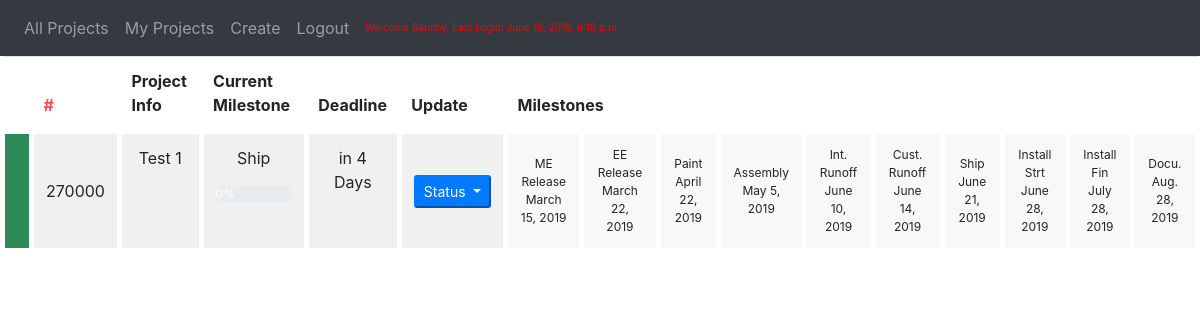
The page /projects/ (signed in) on the database as committed earlier.
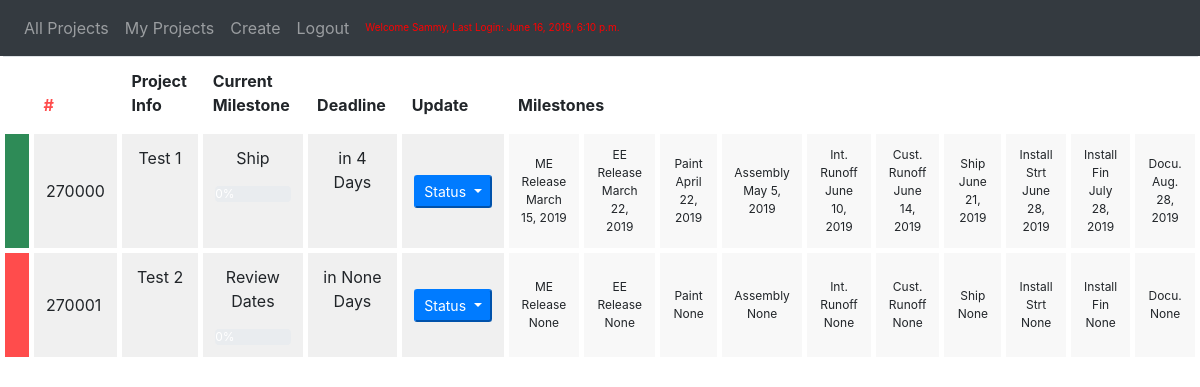
The same page on the database as committed later.
### projects/models.py (models this page shows, shortened)
class Project(models.Model):
    STATUS_CHOICES = (
        ('offtrack', 'Off Track'),
        ('onwatch','On Watch'),
        ('onhold','On Hold'),
        ('update', 'Update')
    )
    projectnumber = models.IntegerField()
    projectname = models.CharField(max_length=100)
    engineering_start = models.DateField(blank=True, null = True)
    Mechanical_Release = models.DateField(blank=True, null = True)
    mechanicalreleasecomplete = models.BooleanField(default=False)
    Electrical_Release = models.DateField(blank=True, null = True)
    electricalreleasecomplete = models.BooleanField(default=False)
    Manufacturing = models.DateField(blank=True, null = True)
    manufacturingcomplete = models.BooleanField(default=False)
    Finishing = models.DateField(blank=True, null = True)
    finishingcomplete = models.BooleanField(default=False)
    Assembly = models.DateField(blank=True, null = True)
    assemblycomplete = models.BooleanField(default=False)
    Integration = models.DateField(blank=True, null = True)
    integrationcomplete = models.BooleanField(default=False)
    Internal_Runoff = models.DateField(blank=True, null = True)
    internalrunoffcomplete = models.BooleanField(default=False)
    Customer_Runoff = models.DateField(blank=True, null = True)
    customerrunoffcomplete = models.BooleanField(default=False)
    Ship = models.DateField(blank=True, null = True)
    shipcomplete = models.BooleanField(default=False)
    Install_Start = models.DateField(blank=True, null = True)
    installstartcomplete = models.BooleanField(default=False)
    Install_Finish = models.DateField(blank=True, null = True)
    installfinishcomplete = models.BooleanField(default=False)
    Documentation = models.DateField(blank=True, null = True)
    documentationcomplete = models.BooleanField(default=False)
    Status = models.CharField(max_length=10, choices=STATUS_CHOICES, default='OT')
    iscurrent = models.BooleanField(default=True, null = True)
    projectmanager = models.ForeignKey(User, null=True, on_delete = models.SET_NULL)
    lastupdated = models.DateField(default = datetime(2015, 10, 21), null = True)
    def __str__(self):
        return self.projectname
    def progress(self):
        if self.Documentation and self.engineering_start:
            return round(100-(int(self.busdays_between(date.today(), self.Documentation))/int(self.busdays_between(self.engineering_start, self.Documentation)))*100, 0)
        else:
            return 0
    def milestones(self):
        list_milestones = ['engineering_start', \
        'Mechanical_Release',\
        'Electrical_Release', \
        'Manufacturing',\
        'Finishing',\
        'Assembly',\
        'Integration',\
        'Internal_Runoff', \
        'Customer_Runoff', \
        'Ship', \
        'Install_Start', \
        'Install_Finish', \
        'Documentation', \
        ]
        dict_project = self.__dict__
        dict_milestones = {}
        for i in range(1,len(list_milestones)):
            start = dict_project[list_milestones[i-1]]
            end = dict_project[list_milestones[i]]
            duration = self.busdays_between(end, start)
            dict_milestones[list_milestones[i]] = {'start': start, 'end': end, 'duration': duration}
        return dict_milestones
    def phases(self):
        phases = {'Project': ['engineering_start', 'Documentation'], \
        'Mechanical_Engineering': ['engineering_start', 'Mechanical_Release'], \
        'Electrical_Engineering': ['Mechanical_Release', 'Electrical_Release'], \
        'Manufacturing': ['Electrical_Release', 'Finishing'], \
        'Assembly': ['Finishing', 'Assembly'], \
        'Integration': ['Assembly', 'Customer_Runoff'], \
        'Installation': ['Install_Start', 'Install_Finish'], \
        'Documentation': ['Install_Finish', 'Documentation'], \
        }
        project = self.__dict__
        phase_calcs = {}
        for phase, value in phases.items():
            start = project[value[0]]
            end = project[value[-1]]
            duration = self.busdays_between(end, start)
            phase_calcs[phase] = {'start': start, 'end': end, 'duration': duration, 'hours': duration*8}
        return phase_calcs
    def current_milestone(self):
        project = self.milestones()
        today = date.today()
        milestone = {}
        for key, value in project.items():
            if value['end'] != None:
                value['days_until'] = self.busdays_between(value['end'], today)
                value['name'] = key
                if value['end'] > today:
                    return value
        if milestone == {}:
            milestone = {'name': 'Review Dates', 'start': None, 'end': 'Need to Update', 'duration': None, 'days_until': None}
            return milestone
    def current_phase(self):
        phases = self.phases()
        del phases['Project']
        today = date.today()
        status = {}
        for phase, info in phases.items():
            if info['start'] != None and info['end'] != None and info['duration'] != None:
                start = info['start']
                end = info['end']
                duration = info['duration']
                if today <= end:
                    status['current_phase'] = phase
                    status['start'] = info['start']
                    status['end'] = info['end']
                    if info['duration'] != 0:
                        percent_complete = int(round((self.busdays_between(today, start)/duration)*100))
                        if percent_complete >= 0:
                            status['progress'] = percent_complete
                            break
                        else:
                            status['progress'] = 0
                            break
                    else:
                        status['progress'] = 100
                        break
            else:
                return {'current_phase': None, 'start': None, 'end': None, 'progress': 0}
        return status
    def busdays_between(self, date1, date2):
        if isinstance(date1, date) and isinstance(date2, date):
            return np.busday_count(date2,date1)
        else:
            return("[ERROR: Need Dates To Calc]")

### projects/views.py (the view)
# urls.py: path('', views.index, name = "index"),
@login_required
def index(request):
    user = request.user
    projects_list = Project.objects.all().exclude(iscurrent=False)
    print(projects_list)
    num_proj = projects_list.count()
    context = {
        'projects': projects_list,
        'num_proj': num_proj,
        'today': date.today()
    }
    print(context['projects'])
    return render(request, "projects/main_page.html", context)

### projects/templates/projects/main_page.html (shortened to what this page needs)
{% extends "projects/base.html" %}
{% block main %}
    <table class="table main-table">
      <thead class="thead">
        <tr>
          <th></th>
          <th style="color: #ff4c4c;">#</th>
          <th>Project Info</th>
          <th>Current Milestone</th>
          <th>Deadline</th>
          <th>Update</th>
          <th colspan="10">Milestones</th>
        </tr>
      </thead>
      <tbody>
        {% for project in projects %}
          <tr>
            {% if project.Status == 'offtrack' %}
              <td style="background-color: #ff4c4c; vertical-align:middle"></td>
            {%elif project.onwatch%}
              <td style="background-color: #ffc966; vertical-align:middle"></td>
            {%else%}
              <td style="background-color: #2E8B57; vertical-align:middle"></td>
            {%endif%}
            <td style="text-align: left; vertical-align:middle">{{project.projectnumber}}</td>
            <td>{{project.projectname}}
            </td>
            <td>{{project.current_milestone.name}}
              <div style="vertical-align: bottom;" class="progress">
                <div class="progress-bar bg-primary" role="progressbar" style="width: {{project.current_phase.progress}}% ;" aria-valuenow="25" aria-valuemin="0" aria-valuemax="100">{{project.current_phase.progress}}%</div>
              </div></td>
            <td>in {{project.current_milestone.days_until}} Days</td>
            <td style="vertical-align: middle;">
              <div class="dropdown">
                <button class="btn-sm btn-primary dropdown-toggle" type="button" id="dropdownMenuButton" data-toggle="dropdown" aria-haspopup="true" aria-expanded="false">
                  Status
                </button>
              </td>
            {% if project.mechanicalreleasecomplete %}
              <td class="milestoneval" style="background-color: #2E8B57; vertical-align:middle"><a class="cellheader">ME Release</a><br>{{project.Mechanical_Release}}</td>
            {%else%}
              <td class="milestoneval" style="vertical-align:middle"><a class="cellheader">ME Release</a><br>{{project.Mechanical_Release}}</td>
            {% endif %}
            <td class="milestoneval" style="vertical-align:middle"><a class="cellheader">EE Release</a><br>{{project.Electrical_Release}}</td>
            <td class="milestoneval" style="vertical-align:middle"><a class="cellheader">Paint</a><br>{{project.Finishing}}</td>
            <td class="milestoneval" style="vertical-align:middle"><a class="cellheader">Assembly</a><br>{{project.Assembly}}</td>
            <td class="milestoneval" style="vertical-align:middle"><a class="cellheader">Int. Runoff</a><br>{{project.Internal_Runoff}}</td>
            <td class="milestoneval" style="vertical-align:middle"><a class="cellheader">Cust. Runoff</a><br>{{project.Customer_Runoff}}</td>
            <td class="milestoneval" style="vertical-align:middle"><a class="cellheader">Ship</a><br>{{project.Ship}}</td>
            <td class="milestoneval" style="vertical-align:middle"><a class="cellheader">Install Strt</a><br>{{project.Install_Start}}</td>
            <td class="milestoneval" style="vertical-align:middle"><a class="cellheader">Install Fin</a><br>{{project.Install_Finish}}</td>
            <td class="milestoneval" style="vertical-align:middle"><a class="cellheader">Docu.</a><br>{{project.Documentation}}</td>
          </tr>
        {%endfor%}
      </tbody>
    </table>
{% endblock %}

### projects/templates/projects/base.html (shortened to what this page needs)
<!doctype html>
<html lang="en">
<head>
  <link rel="stylesheet" href="https://stackpath.bootstrapcdn.com/bootstrap/4.3.1/css/bootstrap.min.css">
  <link rel="stylesheet" type = "text/css" href="/static/projects/tables.css">
</head>
<body>
  <nav class="navbar navbar-expand-lg navbar-dark bg-dark">
  <div class="collapse navbar-collapse" id="navbarNavAltMarkup">
    <div class="navbar-nav">
      <a class="nav-item nav-link" href="{% url 'index' %}">All Projects</a>
      <a class="nav-item nav-link" href="{% url 'myprojects' %}">My Projects</a>
      <a class="nav-item nav-link" href="{% url 'create' %}">Create</a>
      {% if user.is_authenticated %}
        <a class="nav-item nav-link" href="{% url 'logout' %}">Logout</a>
        <p style = "color: red; font-size: 10px" class="nav-link my-1">Welcome {{ user.first_name }}, Last Login: {{ user.last_login }}</p>
      {% endif %}
    </div>
  </div>
  </nav>
</body>
<main>
    {% block main %}{% endblock %}
</main>
</html>

### projects/static/projects/tables.css (style rules this page uses)
.main-table td { border: 5px solid white; background-color: #F0F0F0; text-align: center; }
td.milestoneval { background-color: #F8F8F8; font-size: 12px; }

Rows that differ between the two databases and show on the page:
added Project: Status "offtrack" (drawn), projectnumber "270001", projectname "Test 2", current_milestone.name "Review Dates", current_phase.progress "0", current_milestone.days_until "None", Mechanical_Release "None", Electrical_Release "None", Finishing "None", Assembly "None", Internal_Runoff "None", Customer_Runoff "None", Ship "None", Install_Start "None", Install_Finish "None", Documentation "None"
